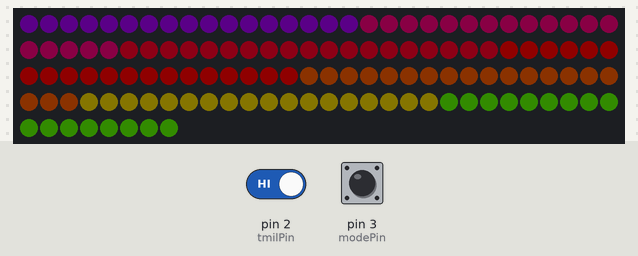
The sketch below on a simulated Arduino Uno, built with avr-gcc and run on an emulated ATmega328P. Parts: 128 RGB LEDs in strip order, left to right, continuing on the next row. The inputs (shaded band) are chosen by the test bench; at power-on: pin 2 (tmilPin) HIGH, pin 3 (modePin) HIGH. Dim RGB values are drawn brighter than linear; the local clock reads 2024-03-15 10:24:30 at power-on unless the sketch sets it; random numbers use the default seed unless the sketch sets one.

Above: at 5.8 s.
5.9 s: pin 2 (tmilPin) driven LOW
At 8.26 s:
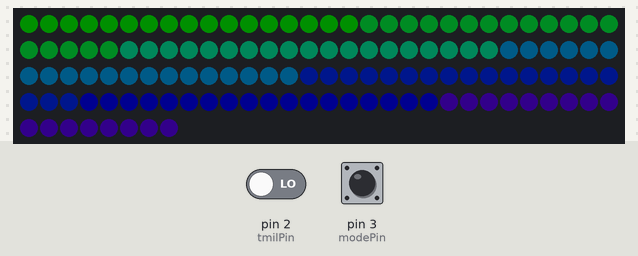
9.2 s: pin 3 (modePin) pulled LOW for 2.85 s
At 10.8 s:
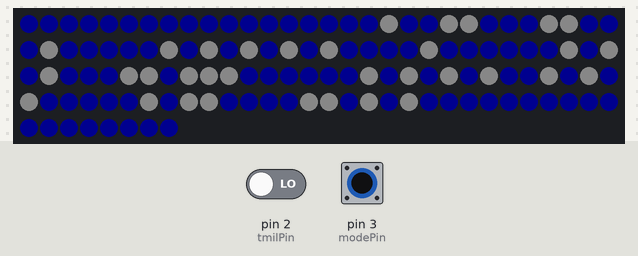
13.5 s: pin 2 (tmilPin) driven HIGH
16.8 s: pin 3 (modePin) pulled LOW for 2.85 s
At 19.74 s:
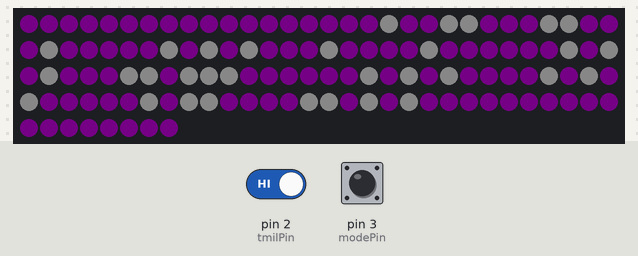
21.1 s: pin 2 (tmilPin) driven LOW
24.4 s: pin 2 (tmilPin) driven HIGH
At 28.91 s:
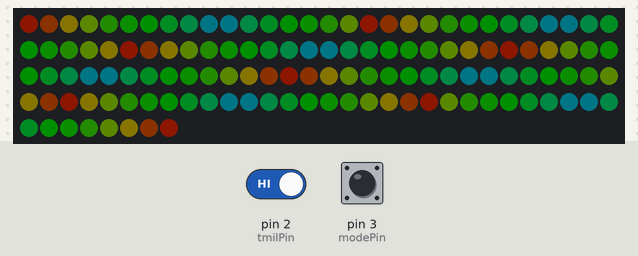

The sketch:

pongClock.ino
```cpp
/*
 *
 *
 *
 *
 * Should rebuild codebase so that demo functions are entirely separate from
 *  clock functions.  This should fix delays like those present in demo mode
 *  while switching showTime and back to clock function.
 *
 * Really should just rebuild codebase in general.
 *  Move all TMIL switch statements to showClock function!
 *
 *
 *
 */


// Import Adafruit Neopixel library for LEDs
#include <Adafruit_NeoPixel.h>

// Date and time functions for DS1307 RTC connected via I2C and Wire lib
#include <Wire.h>
#include "RTClib.h"
RTC_DS1307 rtc;

// Data pin for LEDs
#define LPIN 6
// Analog pin for potentiometer
#define PPIN 2
// Military time (24-hour clock)
bool TMIL;

// Digital input pin for switch
const int tmilPin = 2;
const int modePin = 3;

uint8_t brt, prev_brt;
uint8_t rtc_sec;

// Initialize LED strip
Adafruit_NeoPixel strip = Adafruit_NeoPixel(128, LPIN, NEO_GRB + NEO_KHZ800);

// Import local packages
#include "numbers.h"
#include "rainbow_patterns.h"
#include "patterns.h"
#include "modes.h"
#include "demos.h"

void setup() {
  // Military time switch initialization
  pinMode(tmilPin, INPUT);
  if (digitalRead(tmilPin) == LOW) {TMIL=false;}
  else {TMIL=true;}
  // Demo mode switch initialization
  pinMode(modePin, INPUT);
  // Set up real-time clock and initialize with computer time
  rtc.begin();
  if (! rtc.isrunning()) {
    rtc.adjust(DateTime(F(__DATE__), F(__TIME__)));
  }
  // Set up LED strip
  strip.begin();
  strip.setBrightness(15);
  strip.show(); // Initialize all pixels to 'off'
  // Greeting sequence
  greeting( 50 );
}

void loop() {
//  brt = min(analogRead(PPIN), 1000);
//  if (brt != prev_brt) {
//  if ((brt-prev_brt)>10) {
//    strip.setBrightness( round(100 * (brt/1000.)) );
//    prev_brt = brt;
//  }
  if (digitalRead(tmilPin) == LOW) {TMIL=false;}
  else {TMIL=true;}

  if (digitalRead(modePin) == LOW) {
    // Primary clock functioning
    rtc_sec = rtc.now().second();
    //if (rtc_sec>57) {    // Used to test hour changes
    if (rtc.now().minute()==59 && rtc_sec>57) {
      delay(2000);
      rainbowShutter_loop( 4, 2, false, true, true );
    }
    else if (rtc_sec>57) {
      delay(750);
      rainbowSweep( 1, 40, true );
    }
    //fullShutter_loop( true );
    fullFade_loop( );
  }
  else {
    // Secondary - Demo mode
    //rainbowColumns_loop( 1, 4, true );
    demo_random( 15 );
  }
}
```

demos.h
```cpp
void demo_simple( bool showTime ) {
  rainbowColumns_loop( 1, 4, showTime );
}

bool isDemoTime( ) {
  if (digitalRead(tmilPin) == LOW) {TMIL=false; return true;}
  else {return false;}
}

uint8_t sec_passage( uint8_t prev_sec ) {
  uint8_t now_sec = rtc.now().second();
  if (now_sec < prev_sec) {return now_sec + (60 - prev_sec);}
  else {return now_sec - prev_sec;}
}

void demo_random( uint8_t period ) {
  bool showTime;
  uint8_t prev_sec = rtc.now().second();
  uint8_t duration = 0;
  switch(random(5)) {
    case 0 :
      while (duration<period) {
        if (digitalRead(modePin) == LOW) {return;}
        showTime = isDemoTime( );
        rainbowColumns_loop( 1, 4, showTime );
        duration += sec_passage(prev_sec);
        prev_sec = rtc.now().second();
      }
    case 1 :
      while (duration<period) {
        if (digitalRead(modePin) == LOW) {return;}
        showTime = isDemoTime( );
        rainbowCascade_loop( 1, 8, showTime );
        duration += sec_passage(prev_sec);
        prev_sec = rtc.now().second();
      }
    case 2 :
      while (duration<period) {
        if (digitalRead(modePin) == LOW) {return;}
        showTime = isDemoTime( );
        rainbowRise_loop( 1, 8, showTime );
        duration += sec_passage(prev_sec);
        prev_sec = rtc.now().second();
      }
    case 3 :
      while (duration<period) {
        if (digitalRead(modePin) == LOW) {return;}
        showTime = isDemoTime( );
        rainbowBreathe( 1, 8, true, showTime );
        duration += sec_passage(prev_sec);
        prev_sec = rtc.now().second();
      }
    case 4 :
      while (duration<period) {
        if (digitalRead(modePin) == LOW) {return;}
        showTime = isDemoTime( );
        rainbowFlash( 4, showTime );
        duration += sec_passage(prev_sec);
        prev_sec = rtc.now().second();
      }
  }
}
```

modes.h
```cpp
uint16_t i, j;

// Will act as delay function but still updates clock
//  Input 'wait' in seconds
void full_color( uint16_t wait, uint32_t color ){
  for(i=0; i<wait; i++) {
    showClock( TMIL, strip.Color(150,150,150) );
    strip.show();
    delay(1);
    strip.fill(color);
  }
}

// Cascading colors based on row
void rainbowCascade_loop( uint16_t loops, uint16_t wait, bool showTime ) {
  for(j=0; j<256*loops; j++) {
    rainbowCascade( j );
    if (showTime) {showClock( TMIL, strip.Color(150,150,150) );}
    strip.show();
    delay(wait);
  }
}

// Basically rainbowCascade but in reverse
void rainbowRise_loop( uint16_t loops, uint16_t wait, bool showTime ) {
  for(j=0; j<256*loops; j++) {
    rainbowRise( j );
    if (showTime) {showClock( TMIL, strip.Color(150,150,150) );}
    strip.show();
    delay(wait);
  }
}

// Columns of colors move across the matrix
void rainbowColumns_loop( uint16_t loops, uint16_t wait, bool showTime ) {
  for(j=0; j<256*loops; j++) {
    rainbowColumns( j );
    if (showTime) {
      if (digitalRead(modePin) == LOW) {return;}  // For non-greeting interruption by switch
      if (digitalRead(tmilPin) == LOW) {TMIL=false;}
      else {TMIL=true;}
      showClock( TMIL, strip.Color(150,150,150) );
    }
    strip.show();
    delay(wait);
  }
}

// Closes or opens a single color around the center column
void shutter_loop( uint16_t loops, uint16_t wait, uint32_t color, bool shut, bool showTime ) {
  uint8_t c;
  for(i=0; i<loops; i++) {
    for(c=1; c<11; c++) {
      shutter( c, shut, color );
      if (showTime) {showClock( TMIL, strip.Color(150,150,150) );}
      strip.show();
      delay(wait);
    }
  }
}

//
void fullShutter_loop( bool shut ) {
  uint8_t sec;
  sec = rtc.now().second();
  shutter_loop( 1, 30, Wheel( sec*255/60 ), false, true );
  if (rtc.now().second()>57) {return;}
  full_color(300, Wheel( sec*255/60 ));
}

void fullFade_loop( ) {
  uint8_t sec = rtc.now().second();
  strip.fill(( Wheel( sec*255/60 ) ));
  showClock( TMIL, strip.Color(150,150,150) );
  strip.show();
}

// Either opens or closes a rainbow pattern around the center column
void rainbowShutter_loop( uint16_t loops, uint16_t wait, bool shut, bool soft, bool showTime ) {
  for(j=0; j<256*loops; j++) {
    rainbowShutter( j, shut, soft );
    if (showTime) {showClock( TMIL, strip.Color(150,150,150) );}
    strip.show();
    delay(wait);
  }
  int c;
  uint8_t sec = rtc.now().second();
  for(c=1; c<11; c++) {
    shutter( c, false, Wheel( sec*255/60 ) );
    if (showTime) {showClock( TMIL, strip.Color(150,150,150) );}
    strip.show();
    delay(20);
  }
}

//
void rainbowSweep( uint16_t loops, uint16_t wait, bool trans ) {
  for(i=0; i<loops; i++) {
    rainbowWipe( wait, trans );
    delay(500);
    wipe( wait, Wheel( rtc.now().second()*255/60 ), true, true );
  }
}

void greeting( uint16_t wait ) {
  rainbowWipe( wait, false );
  rainbowColumns_loop( 1, 4, false );
  if (digitalRead(modePin) == LOW) {// this is for non-demo mode, don't mix up with tmil
    wipe( wait, Wheel( rtc.now().second()*255/60 ), true, true );
  }
}

// rainbowShutter back and forth
void rainbowBreathe( uint16_t loops, uint16_t wait, bool soft, bool showTime ) {
  for(i=0; i<loops; i++) {
    for(j=0; j<256; j++) {
      rainbowShutter( j, false, soft );
      if (showTime) {showClock( TMIL, strip.Color(150,150,150) );}
      strip.show();
      delay(wait);
    }
    for(j=0; j<256; j++) {
      rainbowShutter( j, true, soft );
      if (showTime) {showClock( TMIL, strip.Color(150,150,150) );}
      strip.show();
      delay(wait);
    }
  }
}

//
void rainbowFlash( uint16_t wait, bool showTime ) {
  for(i=0; i<256; i++) {
    strip.fill(( Wheel( i ) ));
    if (showTime) {showClock( TMIL, strip.Color(150,150,150) );}
    strip.show();
    delay(wait);
  }
}
```

numbers.h
```cpp
// Sums for finding LED number based on row
const int R[7]={-1,16,34,53,72,90,107};

//              {0,1,2,3,4,5,6,7,8,9,:}
// Pixel width of each number
const int w[11]={3,2,3,3,2,3,3,2,3,2,1};
// Pixel width of column lead
int       v[11]={1,1,0,0,2,0,1,2,1,2,1};

// Number bottom width and spacing
int bot_wid[10]={2,1,2,2,1,2,2,1,2,1};
int bot_spc[10]={2,2,1,1,3,1,2,3,2,3};
// Number top width and spacing
int top_wid[10]={2,1,2,2,3,2,1,3,2,2};
int top_spc[10]={2,2,1,1,1,1,3,1,2,2};

// Translates column and row number into pixel number
uint16_t led_num( int col, int row ) {
  if      (row>6)            {return strip.numPixels();}
  else if (row<0)            {return strip.numPixels();}
  else if (col<4 && row==6)  {return strip.numPixels();}
  else if (col<3 && row==5)  {return strip.numPixels();}
  else if (col<2 && row==4)  {return strip.numPixels();}
  else if (col>17 && row==0) {return strip.numPixels();}
  else if (col>18 && row==1) {return strip.numPixels();}
  else if (col>19 && row==2) {return strip.numPixels();}
  return col + R[row];
}

// Defines number pixel patterns
void showNumber(int num, int col, uint32_t color) {
  // col is column of bottom left pixel
  //uint32_t color = strip.Color(255, 255, 255);
  if (num==0){
    for(int i=0;i<4;i++) {
      strip.setPixelColor(led_num(col+i,i+2),color);
      strip.setPixelColor(led_num(col+i+1,i+1),color);
    }
    strip.setPixelColor(led_num(col,1),color);
    strip.setPixelColor(led_num(col+4,5),color);
  }
  else if (num==1) {
    for(int i=0;i<5;i++) {
      strip.setPixelColor(led_num(col+i,i+1),color);
    }
  }
  else if (num==2) {
    strip.setPixelColor(led_num(col,1),color);
    strip.setPixelColor(led_num(col+1,1),color);
    strip.setPixelColor(led_num(col+1,2),color);
    strip.setPixelColor(led_num(col+2,3),color);
    strip.setPixelColor(led_num(col+3,3),color);
    strip.setPixelColor(led_num(col+4,4),color);
    strip.setPixelColor(led_num(col+5,5),color);
    strip.setPixelColor(led_num(col+4,5),color);
  }
  else if (num==3) {
    showNumber(1, col+1, color);
    strip.setPixelColor(led_num(col,1),color);
    strip.setPixelColor(led_num(col+2,3),color);
    strip.setPixelColor(led_num(col+4,5),color);
  }
  else if (num==4) {
    showNumber(1, col, color);
    strip.setPixelColor(led_num(col,3),color);
    strip.setPixelColor(led_num(col+1,3),color);
    strip.setPixelColor(led_num(col+1,4),color);
    strip.setPixelColor(led_num(col+2,5),color);
  }
  else if (num==5) {
    strip.setPixelColor(led_num(col,1),color);
    strip.setPixelColor(led_num(col+1,1),color);
    strip.setPixelColor(led_num(col+2,2),color);
    strip.setPixelColor(led_num(col+2,3),color);
    strip.setPixelColor(led_num(col+3,3),color);
    strip.setPixelColor(led_num(col+3,4),color);
    strip.setPixelColor(led_num(col+5,5),color);
    strip.setPixelColor(led_num(col+4,5),color);
  }
  else if (num==6) {
    for(int i=0;i<4;i++) {
      strip.setPixelColor(led_num(col+i,i+2),color);
    }
    strip.setPixelColor(led_num(col,1),color);
    strip.setPixelColor(led_num(col+1,1),color);
    strip.setPixelColor(led_num(col+2,2),color);
    strip.setPixelColor(led_num(col+2,3),color);
  }
  else if (num==7) {
    showNumber(1, col, color);
    strip.setPixelColor(led_num(col+2,5),color);
    strip.setPixelColor(led_num(col+3,5),color);
  }
  else if (num==8) {
    showNumber(0, col, color);
    strip.setPixelColor(led_num(col+2,3),color);
  }
  else if (num==9) {
    for(int i=0;i<4;i++) {
      strip.setPixelColor(led_num(col+i,i+1),color);
    }
    strip.setPixelColor(led_num(col+1,3),color);
    strip.setPixelColor(led_num(col+1,4),color);
    strip.setPixelColor(led_num(col+2,5),color);
    strip.setPixelColor(led_num(col+3,5),color);
  }
  else if (num==-1) {
    strip.setPixelColor(led_num(col,2),color);
    strip.setPixelColor(led_num(col+2,4),color);
  }
}


uint8_t getSpacing( int hr1, int hr2, int mn1, int mn2 ) {
  uint8_t i, lef_wid, rgt_wid, lef_bdy, rgt_bdy;
  if (hr1==0) {lef_wid = 2 + bot_wid[hr2];}
  else {lef_wid = 2 + bot_wid[hr2] + bot_spc[hr2] + bot_wid[hr1];}
  rgt_wid = 1 + top_wid[mn1] + top_spc[mn1] + top_wid[mn2];
  for(i=6; i<12; i++) {
    lef_bdy = i - lef_wid;
    rgt_bdy = 18 - rgt_wid - i;
    if (lef_bdy==rgt_bdy || lef_bdy==rgt_bdy+1) {return i;}
  }
}


// Determines how numbers are spced/displayed
void allNumbers(int hr1, int hr2, int mn1, int mn2, bool colon, uint32_t color) {
  uint8_t col_spot;

  if (mn1==0 && mn2==7) {v[7]=1;}
  else if (mn2==7) {v[7]=2;}

  // Necessary to ensure pretty spacing for ones (see below)
  v[1]=1;

  col_spot = getSpacing( hr1, hr2, mn1, mn2 );

  if (hr1==0) {
    //if (mn1==4) {col_spot=7;} else {col_spot=8;}
    showNumber(mn1, col_spot + w[10] + v[mn1], color);
  }
  else {
    //if (mn1==4) {col_spot=8;} else {col_spot=9;}
    showNumber(hr1, col_spot - w[hr2] - w[hr1] - v[10] - v[hr2], color);
    showNumber(mn1, col_spot + w[10] + v[mn1], color);
  }
  // Pretty spacing for ones
  if ((mn1==0 || mn1==4) && mn2==1) {v[1]=0;}
  else {v[1]=1;}
  showNumber(hr2, col_spot - w[hr2] - v[10], color);
  if (colon) {showNumber(-1, col_spot, color);}
  showNumber(mn2, col_spot + w[10] + w[mn1] + v[mn1] + v[mn2], color);
}

// Feeds clock data into showNumber
void showClock( bool t_mil, uint32_t color ) {
  uint8_t hr1, hr2, mn1, mn2, now_hour;
  DateTime now = rtc.now();
  if (! t_mil && now.hour() > 12) {now_hour = now.hour() - 12;}
  else if (! t_mil && now.hour()==0) {now_hour = 12;}
  else {now_hour = now.hour();}
  if (now_hour>9) {
    hr1 = floor(now_hour/10);
    hr2 = now_hour % 10;
  }
  else {hr1=0; hr2=now_hour;}
  if (now.minute()>9) {
    mn1 = floor(now.minute()/10);
    mn2 = now.minute() % 10;
  }
  else {mn1=0; mn2=now.minute();}
  if (now.second()%2==0) {allNumbers(hr1, hr2, mn1, mn2, true, color);}
  else {allNumbers(hr1, hr2, mn1, mn2, false, color);}
  //allNumbers(1, 2, 2, 1, true, color);    // Used to test number configurations
}
```

patterns.h
```cpp
//
void setAll(uint32_t color) {
  for(int c=1; c<21; c++) {
    for(int r=0; r<7; r++) {
      strip.setPixelColor(led_num(c,r),color);
    }
  }
}

// Closes or opens a single color around the center column
void shutter( uint8_t c, bool shut, uint32_t color ) {
  uint8_t r;
  for(r=0; r<7; r++) {
    if (shut) {
      strip.setPixelColor(led_num(c, r), color);
      strip.setPixelColor(led_num(21-c, r), color);
    }
    else {
      strip.setPixelColor(led_num(11-c, r), color);
      strip.setPixelColor(led_num(10+c, r), color);
    }
  }
}

// Wipes a single color across the matrix
void wipe( uint16_t wait, uint32_t color, bool rFollow, bool showTime ) {
  int c, r;
  for(c=1; c<21; c++) {
    for(r=0; r<7; r++) {
      strip.setPixelColor(led_num(c,r), color);
    }
    if (showTime) {showClock( TMIL, strip.Color(150,150,150) );}
    if (rFollow) {rainbowWipeFollow( c+1 );}
    strip.show();
    delay(wait);
  }
}
```

rainbow_patterns.h
```cpp
// Input a value 0 to 255 to get a color value.
// The colours are a transition r - g - b - back to r.
uint32_t Wheel( byte WheelPos ) {
  WheelPos = 255 - WheelPos;
  if(WheelPos < 85) {
    return strip.Color(255 - WheelPos * 3, 0, WheelPos * 3);
  }
  if(WheelPos < 170) {
    WheelPos -= 85;
    return strip.Color(0, WheelPos * 3, 255 - WheelPos * 3);
  }
  WheelPos -= 170;
  return strip.Color(WheelPos * 3, 255 - WheelPos * 3, 0);
}

// Cascading colors based on row
void rainbowCascade( uint16_t j ) {
  uint16_t i;
  for(i=0; i<strip.numPixels(); i++) {
    strip.setPixelColor(i, Wheel((i+j) & 255));
  }
}

// Basically rainbow but in reverse
void rainbowRise( uint16_t j ) {
  uint8_t c, r;
  for(c=1; c<21; c++) {
    for(r=0; r<7; r++) {
      strip.setPixelColor(led_num(c, r), Wheel(((r*256/14)-j) & 255));
    }
  }
}

// Columns of colors move across the matrix
void rainbowColumns( uint16_t j ) {
  uint8_t c, r;
  for(c=1; c<21; c++) {
    for(r=0; r<7; r++) {
      strip.setPixelColor(led_num(c, r), Wheel(((c*256/20)-j) & 255));
    }
  }
}

// Either opens or closes a rainbow pattern around the center column
void rainbowShutter( uint16_t j, bool shut, bool soft ) {
  uint8_t c, r, i, s;
  if (shut) {i=-1;} else {i=1;}
  if (soft) {s=20;} else {s=10;}
  for(c=1; c<11; c++) {
    for(r=0; r<7; r++) {
      strip.setPixelColor(led_num(c, r), Wheel(((c*256/s)+j*i) & 255));
      strip.setPixelColor(led_num(21-c, r), Wheel(((c*256/s)+j*i) & 255));
    }
  }
}

// Wipes a rainbow pattern across the matrix with color based on column number
void rainbowWipe( uint16_t wait, bool showTime ) {
  uint8_t c, r;
  if (showTime) {showClock( TMIL, strip.Color(150,150,150) );}
  for(c=1; c<21; c++) {
    for(r=0; r<7; r++) {
      strip.setPixelColor(led_num(c,r), Wheel(((c*256/20)) & 255));
    }
    strip.show();
    if (c==20) {return;}
    delay(wait);
  }
}

// Intended only to succeed rainbowWipe and wipe if time is displayed
//  This function shows the time under the rainbow layer
void rainbowWipeFollow( uint8_t col ) {
  uint8_t c, r;
  for(c=col; c<21; c++) {
    for(r=0; r<7; r++) {
      strip.setPixelColor(led_num(c,r), Wheel(((c*256/20)) & 255));
    }
  }
}

// Shimmering rainbow border around clock
//rainbowBorder( ) {
//
//}
```
